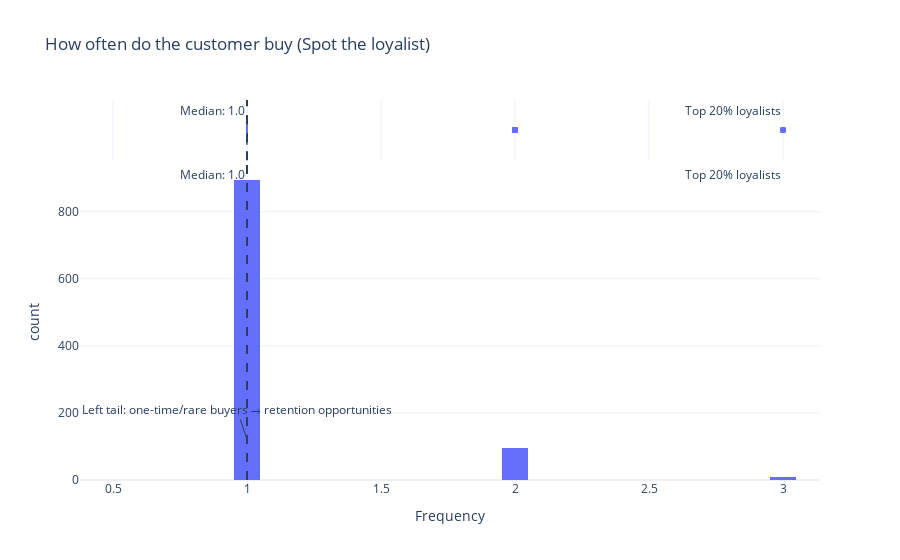

The cell this chart's notebook holds for it:
### Code cell
freq=df['Frequency']
q80=np.quantile(freq,0.8)
med=np.median(freq)
fig=px.histogram(df,
                x='Frequency',
                nbins=30,
                marginal='box',
                title='How often do the customer buy (Spot the loyalist)',
                labels={'Frequecy':'Purchases per Customer'})
fig.add_vline(x=med,line_dash='dash',line_width=2,
              annotation_text=f'Median: {med}',annotation_position='top left')
fig.add_vrect(x0=q80,x1=freq.max(), opacity=0.1, line_width=0,
              annotation_text='Top 20% loyalists', annotation_position='top right')
fig.add_annotation(x=freq.min(),yshift=40,text='Left tail: one-time/rare buyers → retention opportunities')

### Figure 1 — Plotly figure (JSON) as saved in the notebook; plotly's stock layout.template omitted (floating-point values rounded to 4 significant figures; data arrays with more than 128 entries replaced by an {"elided": "..."} marker saying what was removed)
{"data": [{"bingroup": "x", "hovertemplate": "Frequency=%{x}<br>count=%{y}<extra></extra>", "legendgroup": "", "marker": {"color": "#636efa", "pattern": {"shape": ""}}, "name": "", "nbinsx": 30, "orientation": "v", "showlegend": false, "type": "histogram", "x": {"elided": "1000 int values"}, "xaxis": "x", "yaxis": "y"}, {"hovertemplate": "Frequency=%{x}<extra></extra>", "legendgroup": "", "marker": {"color": "#636efa"}, "name": "", "notched": true, "showlegend": false, "type": "box", "x": {"elided": "1000 int values"}, "xaxis": "x2", "yaxis": "y2"}], "layout": {"annotations": [{"showarrow": false, "text": "Median: 1.0", "x": 1, "xanchor": "right", "xref": "x", "y": 1, "yanchor": "top", "yref": "y domain"}, {"showarrow": false, "text": "Median: 1.0", "x": 1, "xanchor": "right", "xref": "x2", "y": 1, "yanchor": "top", "yref": "y2 domain"}, {"showarrow": false, "text": "Top 20% loyalists", "x": 3, "xanchor": "right", "xref": "x", "y": 1, "yanchor": "top", "yref": "y domain"}, {"showarrow": false, "text": "Top 20% loyalists", "x": 3, "xanchor": "right", "xref": "x2", "y": 1, "yanchor": "top", "yref": "y2 domain"}, {"text": "Left tail: one-time/rare buyers → retention opportunities", "x": 1, "yshift": 40}], "barmode": "relative", "legend": {"tracegroupgap": 0}, "shapes": [{"line": {"dash": "dash", "width": 2}, "type": "line", "x0": 1, "x1": 1, "xref": "x", "y0": 0, "y1": 1, "yref": "y domain"}, {"line": {"dash": "dash", "width": 2}, "type": "line", "x0": 1, "x1": 1, "xref": "x2", "y0": 0, "y1": 1, "yref": "y2 domain"}, {"line": {"width": 0}, "opacity": 0.1, "type": "rect", "x0": 1, "x1": 3, "xref": "x", "y0": 0, "y1": 1, "yref": "y domain"}, {"line": {"width": 0}, "opacity": 0.1, "type": "rect", "x0": 1, "x1": 3, "xref": "x2", "y0": 0, "y1": 1, "yref": "y2 domain"}], "title": {"text": "How often do the customer buy (Spot the loyalist)"}, "xaxis": {"anchor": "y", "domain": [0, 1], "title": {"text": "Frequency"}}, "xaxis2": {"anchor": "y2", "domain": [0, 1], "matches": "x", "showgrid": true, "showticklabels": false}, "yaxis": {"anchor": "x", "domain": [0, 0.8316], "title": {"text": "count"}}, "yaxis2": {"anchor": "x2", "domain": [0.8416, 1], "matches": "y2", "showgrid": false, "showline": false, "showticklabels": false, "ticks": ""}}}
